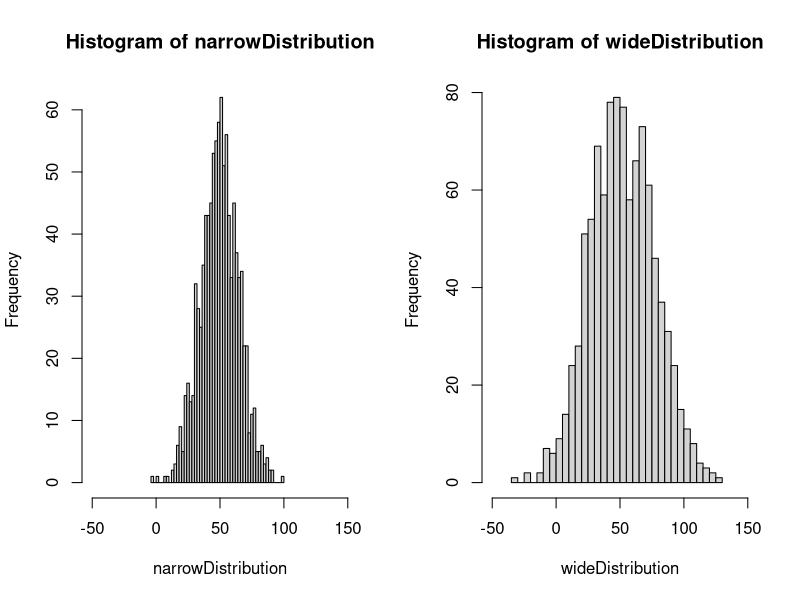

This chart was generated by the following R code:
#generate a vector of 5 normally distributed random variables with mean=10 and sd=2
five <- rnorm(5, mean=10, sd =2)
print(five)

#Generate a vector of 1000 normally distributed random variables with mean=50 and sd=15
narrowDistribution <- rnorm(1000, mean=50, sd=15)

#Generate a vector of 1000 normally distributed random variables with mean=50 and sd=25
wideDistribution <- rnorm(1000, mean=50, sd =25)

#generate two histograms to view these two distributions side by side, specify
#50 bars in histogram and x-axis limits of -50 to 150
par(mfrow=c(1,2)) #one row, two columns
hist(narrowDistribution, breaks=50, xlim=c(-50,150))
hist(wideDistribution, breaks=50, xlim=c(-50,150))
